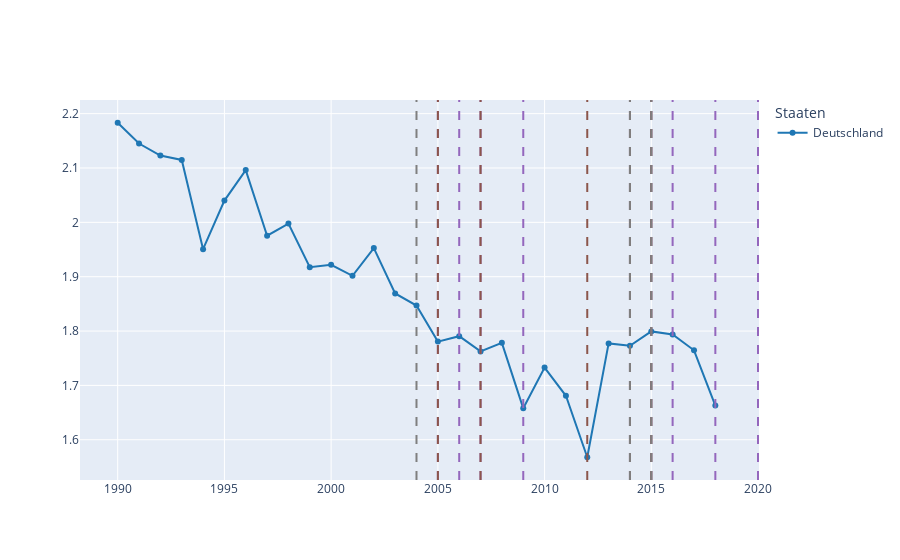

This figure's notebook cell:
### Code cell
df0 = df_primaerenergie_fore.loc[(df_primaerenergie_fore.land == "Deutschland") 
                                     & (df_primaerenergie_fore.wert_vs_welt.notna())
                                     & (df_primaerenergie_fore.wert > 0 )
                                     & [x.find("Kohlen") != -1
                                         for x in df_primaerenergie_fore.kennzahl]
                                     #& (df_primaerenergie_fore.jahr != 2015)
                                     #& (df_primaerenergie_fore.jahr <= 2022)
                                    ]
df_temp = df0
fig0 = go.Figure()
fig0.add_trace(
    go.Scatter(x = df_temp[np.logical_not(df_temp.vorhersage)].jahr, y = df_temp.loc[np.logical_not(df_temp.vorhersage), var],
        mode="lines+markers", name = "Deutschland", line = dict(color = colors[0])
))

#fig0.add_trace(
#    go.Scatter(x = df_temp[df_temp.vorhersage].jahr, y = df_temp.loc[df_temp.vorhersage,var],
#        mode="lines+markers", line=dict(color = colors[0],dash = "dash"), 
#                                        showlegend=False
#))

#fig0.add_vline(x = dt(2000,1,1), line = dict(color = colors[val+4], dash = "dash"))
fig0.add_vline(x = reg_jahre[2], line = dict(color = colors[val+4], dash = "dash"))

for val in [0,1,3]:
    land = staaten_list[val]
    reg_jahre = reg_int[reg_int.land == land].jahr.unique()
    for j in reg_jahre:
        fig0.add_vline(x = pd.Timestamp(j), line = dict(color = colors[val+4], dash = "dash"))


fig0.update_layout(legend_title_text='Staaten', showlegend=True)


fig0.show()

### Figure 1 — Plotly figure (JSON) as saved in the notebook; plotly's stock layout.template omitted (floating-point values rounded to 4 significant figures)
{"data": [{"line": {"color": "#1f77b4"}, "mode": "lines+markers", "name": "Deutschland", "type": "scatter", "x": ["1990-01-01T00:00:00", "1991-01-01T00:00:00", "1992-01-01T00:00:00", "1993-01-01T00:00:00", "1994-01-01T00:00:00", "1995-01-01T00:00:00", "1996-01-01T00:00:00", "1997-01-01T00:00:00", "1998-01-01T00:00:00", "1999-01-01T00:00:00", "2000-01-01T00:00:00", "2001-01-01T00:00:00", "2002-01-01T00:00:00", "2003-01-01T00:00:00", "2004-01-01T00:00:00", "2005-01-01T00:00:00", "2006-01-01T00:00:00", "2007-01-01T00:00:00", "2008-01-01T00:00:00", "2009-01-01T00:00:00", "2010-01-01T00:00:00", "2011-01-01T00:00:00", "2012-01-01T00:00:00", "2013-01-01T00:00:00", "2014-01-01T00:00:00", "2015-01-01T00:00:00", "2016-01-01T00:00:00", "2017-01-01T00:00:00", "2018-01-01T00:00:00"], "y": [2.183, 2.145, 2.123, 2.115, 1.951, 2.04, 2.096, 1.975, 1.998, 1.917, 1.922, 1.902, 1.953, 1.869, 1.847, 1.781, 1.791, 1.763, 1.778, 1.658, 1.733, 1.681, 1.568, 1.777, 1.773, 1.799, 1.794, 1.765, 1.663]}], "layout": {"legend": {"title": {"text": "Staaten"}}, "shapes": [{"line": {"color": "#7f7f7f", "dash": "dash"}, "type": "line", "x0": 1072915200000000000, "x1": 1072915200000000000, "xref": "x", "y0": 0, "y1": 1, "yref": "y domain"}, {"line": {"color": "#9467bd", "dash": "dash"}, "type": "line", "x0": "2018-01-01T00:00:00", "x1": "2018-01-01T00:00:00", "xref": "x", "y0": 0, "y1": 1, "yref": "y domain"}, {"line": {"color": "#9467bd", "dash": "dash"}, "type": "line", "x0": "2016-01-01T00:00:00", "x1": "2016-01-01T00:00:00", "xref": "x", "y0": 0, "y1": 1, "yref": "y domain"}, {"line": {"color": "#9467bd", "dash": "dash"}, "type": "line", "x0": "2009-01-01T00:00:00", "x1": "2009-01-01T00:00:00", "xref": "x", "y0": 0, "y1": 1, "yref": "y domain"}, {"line": {"color": "#9467bd", "dash": "dash"}, "type": "line", "x0": "2005-01-01T00:00:00", "x1": "2005-01-01T00:00:00", "xref": "x", "y0": 0, "y1": 1, "yref": "y domain"}, {"line": {"color": "#9467bd", "dash": "dash"}, "type": "line", "x0": "2014-01-01T00:00:00", "x1": "2014-01-01T00:00:00", "xref": "x", "y0": 0, "y1": 1, "yref": "y domain"}, {"line": {"color": "#9467bd", "dash": "dash"}, "type": "line", "x0": "2020-01-01T00:00:00", "x1": "2020-01-01T00:00:00", "xref": "x", "y0": 0, "y1": 1, "yref": "y domain"}, {"line": {"color": "#9467bd", "dash": "dash"}, "type": "line", "x0": "2007-01-01T00:00:00", "x1": "2007-01-01T00:00:00", "xref": "x", "y0": 0, "y1": 1, "yref": "y domain"}, {"line": {"color": "#9467bd", "dash": "dash"}, "type": "line", "x0": "2006-01-01T00:00:00", "x1": "2006-01-01T00:00:00", "xref": "x", "y0": 0, "y1": 1, "yref": "y domain"}, {"line": {"color": "#9467bd", "dash": "dash"}, "type": "line", "x0": "2015-01-01T00:00:00", "x1": "2015-01-01T00:00:00", "xref": "x", "y0": 0, "y1": 1, "yref": "y domain"}, {"line": {"color": "#8c564b", "dash": "dash"}, "type": "line", "x0": "2014-01-01T00:00:00", "x1": "2014-01-01T00:00:00", "xref": "x", "y0": 0, "y1": 1, "yref": "y domain"}, {"line": {"color": "#8c564b", "dash": "dash"}, "type": "line", "x0": "2015-01-01T00:00:00", "x1": "2015-01-01T00:00:00", "xref": "x", "y0": 0, "y1": 1, "yref": "y domain"}, {"line": {"color": "#8c564b", "dash": "dash"}, "type": "line", "x0": "2012-01-01T00:00:00", "x1": "2012-01-01T00:00:00", "xref": "x", "y0": 0, "y1": 1, "yref": "y domain"}, {"line": {"color": "#8c564b", "dash": "dash"}, "type": "line", "x0": "2005-01-01T00:00:00", "x1": "2005-01-01T00:00:00", "xref": "x", "y0": 0, "y1": 1, "yref": "y domain"}, {"line": {"color": "#8c564b", "dash": "dash"}, "type": "line", "x0": "2007-01-01T00:00:00", "x1": "2007-01-01T00:00:00", "xref": "x", "y0": 0, "y1": 1, "yref": "y domain"}, {"line": {"color": "#7f7f7f", "dash": "dash"}, "type": "line", "x0": "2015-01-01T00:00:00", "x1": "2015-01-01T00:00:00", "xref": "x", "y0": 0, "y1": 1, "yref": "y domain"}, {"line": {"color": "#7f7f7f", "dash": "dash"}, "type": "line", "x0": "2014-01-01T00:00:00", "x1": "2014-01-01T00:00:00", "xref": "x", "y0": 0, "y1": 1, "yref": "y domain"}, {"line": {"color": "#7f7f7f", "dash": "dash"}, "type": "line", "x0": "2004-01-01T00:00:00", "x1": "2004-01-01T00:00:00", "xref": "x", "y0": 0, "y1": 1, "yref": "y domain"}], "showlegend": true}}
